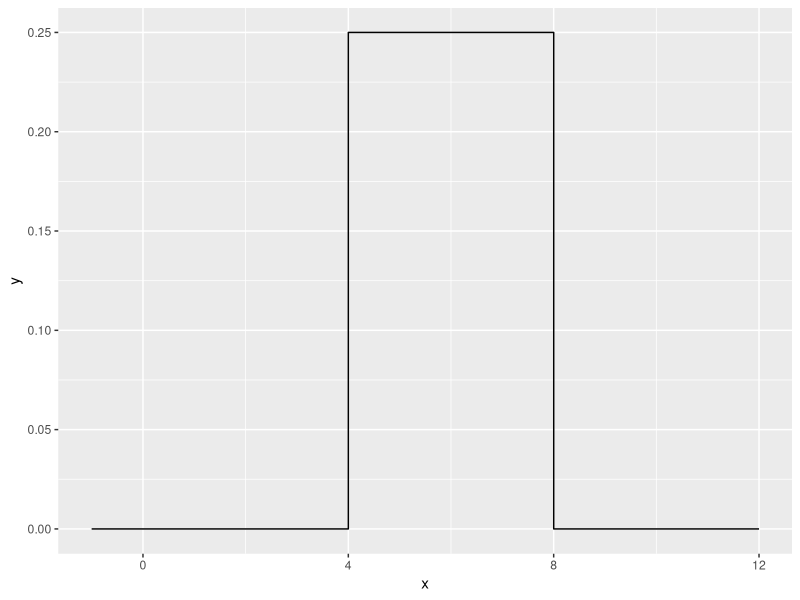
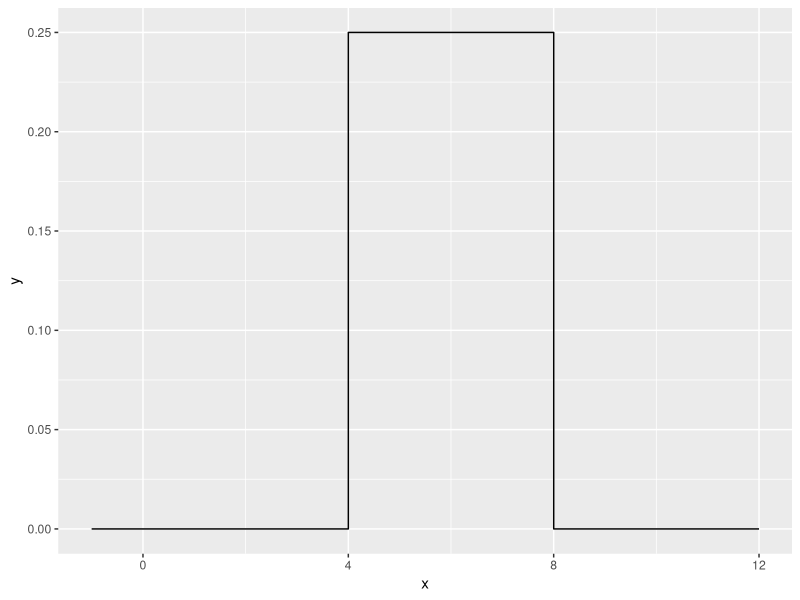

R code for these plots, in order:
## ---- chunk 1
knitr::opts_chunk$set(echo = TRUE)
library(tidyverse)
## ---- chunk 2
duniform <- function(x,a,b) 
{
  if ( ( a <= x) & (x <= b))
  {
    return ( 1 / (b - a) )
  }
  return( 0 )
}

duniform(10,100,13) # x < a
duniform(10,3,15)   # a < x < b
duniform(10,3,2)   # b < x
## ---- chunk 3
duniform <- function(x, a, b)
  {
  output <- NULL
  
  for( i in 1:length(x) )
    { 
    if( (x[i] >= a) & (x[i] <=b) ) # Set the for loop to look at each element of x
      {  
      output[i] = 1 / (b - a) 
      }
    else
      {
      output[i] = 0 
      }
    }
    return(output)
  }

data.frame( x=seq(-1, 12, by=.001) ) %>%
  mutate( y = duniform(x, 4, 8) ) %>%
  ggplot( aes(x=x, y=y) ) +
  geom_step()
## ---- chunk 4
microbenchmark::microbenchmark( duniform( seq(-4,12,by=.0001), 4, 8), times=100)
## ---- chunk 5
duniform <- function(x, a, b)
  {
  return( ifelse( (x>=a & x<= b), 1 / (b - a) , 0 ) )
  }

data.frame( x=seq(-1, 12, by=.001) ) %>%
  mutate( y = duniform(x, 4, 8) ) %>%
  ggplot( aes(x=x, y=y) ) +
  geom_step()

microbenchmark::microbenchmark( duniform( seq(-4,12,by=.0001), 4, 8), times=100)

#Which version of your function was easier to write? 
## The second because it only required one line of code 

#Which ran faster?
## Function 1 median time: ~104.5
## Function 2 median time: ~10.1
## Function 2 ran 10x faster
## ---- chunk 6
standardize <- function(x)
  {
  xbar = mean(x)
  s = sd(x)
  z = NULL
  
  for (index in 1:length(x) )
   {
    z[index] = (x[index] - xbar) / s
   }
  
  return(z)
  }


# Standardize all of the numeric columns
# across() selects columns and applies a function to them
# there column select requires a dplyr column select command such
# as starts_with(), contains(), or where().  The where() command
# allows us to use some logical function on the column to decide
# if the function should be applied or not.
scores = standardize(c(-10,0,10))
scores
## ---- chunk 7
fizzbuzz <- function(x)
{
  
  string = NULL
  
  for( index in 1:length(x) )
  {
    if ( (x[index] %% 3 == 0) && (x[index] %% 5 == 0) )
    {
      print("Fizz Buzz")
    }
    
    else if (x[index] %% 3 == 0)
    {
      print("Fizz")
    }
    
    else if ( x[index] %% 5 == 0 )
    {
      print("Buzz")
    }
    else
    {
      print(x[index])
    }
  }
}

fizzbuzz(c(1:100))
## ---- chunk 8
#' Fill in missing values in a vector with the previous value.
#' 
#' @parm x An input vector with missing values
#' @result The input vector with NA values filled in.
myFill <- function(x)
{
  recent_val = NULL
  
  for (index in 1:length(x))
  {
    
    if ( is.na(x[index]) )
    {
      x[index] <- recent_val
    }
    
    else
    {
      recent_val <- x[index]
    }
    
  }
  print(x)
}

test.vector <- c('A',NA,NA, 'B','C', NA,NA,NA)
myFill(test.vector)
